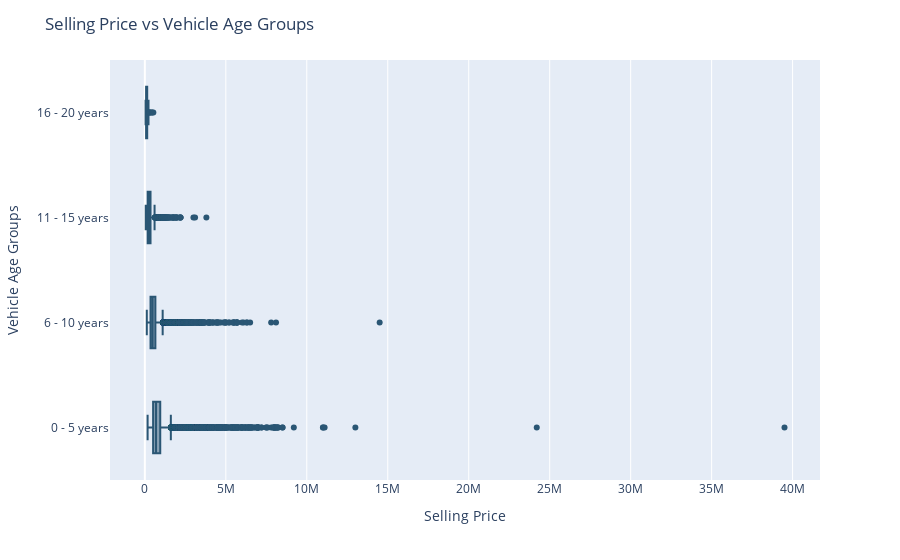

Notebook cell for this chart:
### Markdown cell above
Vehicle Age vs Mileage

### Code cell
data["age_groups"] = pd.cut(
    data["vehicle_age"],
    bins = [0, 5, 10, 15, 20],
    labels = ["0 - 5 years", "6 - 10 years", "11 - 15 years", "16 - 20 years"]
)

fig = px.box(
    data_frame = data.sort_values(by = "age_groups"),
    y = "age_groups",
    x = "selling_price",
    color_discrete_sequence = COLOR_SCHEME
)
fig.update_layout(
    title = "Selling Price vs Vehicle Age Groups",
    yaxis = dict(
        title = "Vehicle Age Groups"
    ),
    xaxis = dict(
        title = "Selling Price"
    )
)
fig.update_traces(
    hovertemplate = "<b>Vehicle Age Group</b> : %{y}<br>" + "<b>Selling Price</b> : %{x}<br>"
)
fig.show()

### Figure 1 — Plotly figure (JSON) as saved in the notebook; plotly's stock layout.template omitted (floating-point values rounded to 4 significant figures; data arrays with more than 128 entries replaced by an {"elided": "..."} marker saying what was removed)
{"data": [{"alignmentgroup": "True", "hovertemplate": "<b>Vehicle Age Group</b> : %{y}<br><b>Selling Price</b> : %{x}<br>", "legendgroup": "", "marker": {"color": "rgb(42, 86, 116)"}, "name": "", "notched": false, "offsetgroup": "", "orientation": "h", "showlegend": false, "type": "box", "x": {"elided": "15411 int values"}, "x0": " ", "xaxis": "x", "y": {"elided": "15411 str values"}, "y0": " ", "yaxis": "y"}], "layout": {"boxmode": "group", "legend": {"tracegroupgap": 0}, "margin": {"t": 60}, "title": {"text": "Selling Price vs Vehicle Age Groups"}, "xaxis": {"anchor": "y", "domain": [0, 1], "title": {"text": "Selling Price"}}, "yaxis": {"anchor": "x", "domain": [0, 1], "title": {"text": "Vehicle Age Groups"}}}}
